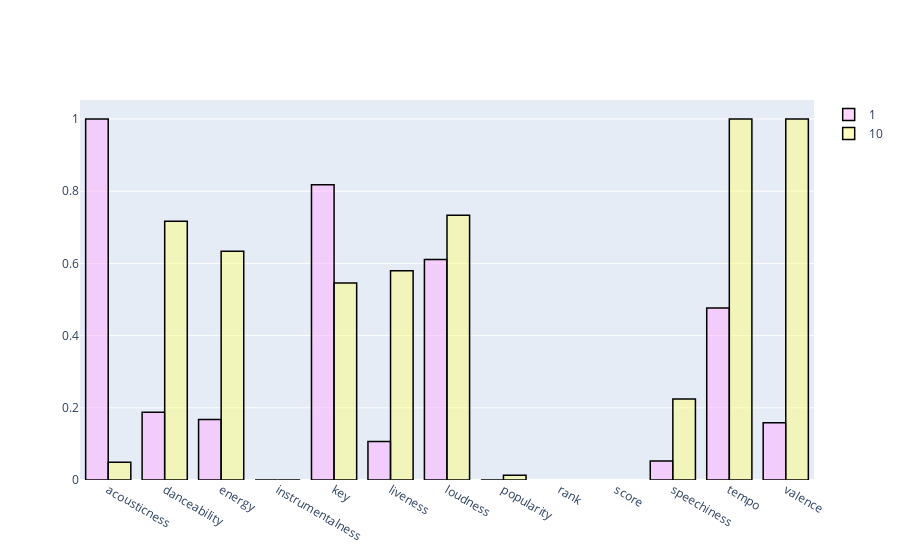

The cell this chart's notebook holds for it:
### Code cell
rank1 = 1
rank2 = 10

x1 = df_songs_norm[df_songs_num.columns].iloc[rank1-1]
x2 = df_songs_norm[df_songs_num.columns].iloc[rank2-1]

trace1 = go.Bar(
                x = df_songs_num.columns,
                y = x1,
                name = rank1,
                marker = dict(color = 'rgba(255, 174, 255, 0.5)',
                             line=dict(color='rgb(0,0,0)',width=1.5)),
                )
# create trace2 
trace2 = go.Bar(
                x = df_songs_num.columns,
                y = x2,
                name = rank2,
                marker = dict(color = 'rgba(255, 255, 128, 0.5)',
                              line=dict(color='rgb(0,0,0)',width=1.5)),
                )
data = [trace1, trace2]
layout = go.Layout(barmode = "group")
fig = go.Figure(data = data, layout = layout)
fig.show()

### Figure 1 — Plotly figure (JSON) as saved in the notebook; plotly's stock layout.template omitted (floating-point values rounded to 4 significant figures)
{"data": [{"marker": {"color": "rgba(255, 174, 255, 0.5)", "line": {"color": "rgb(0,0,0)", "width": 1.5}}, "name": "1", "type": "bar", "x": ["acousticness", "danceability", "energy", "instrumentalness", "key", "liveness", "loudness", "popularity", "rank", "score", "speechiness", "tempo", "valence"], "y": [1, 0.1874, 0.1675, 0, 0.8182, 0.107, 0.6108, 0, null, null, 0.05263, 0.4767, 0.1585]}, {"marker": {"color": "rgba(255, 255, 128, 0.5)", "line": {"color": "rgb(0,0,0)", "width": 1.5}}, "name": "10", "type": "bar", "x": ["acousticness", "danceability", "energy", "instrumentalness", "key", "liveness", "loudness", "popularity", "rank", "score", "speechiness", "tempo", "valence"], "y": [0.04896, 0.7169, 0.6335, 0, 0.5455, 0.5793, 0.7336, 0.01316, null, null, 0.2241, 1, 1]}], "layout": {"barmode": "group"}}
